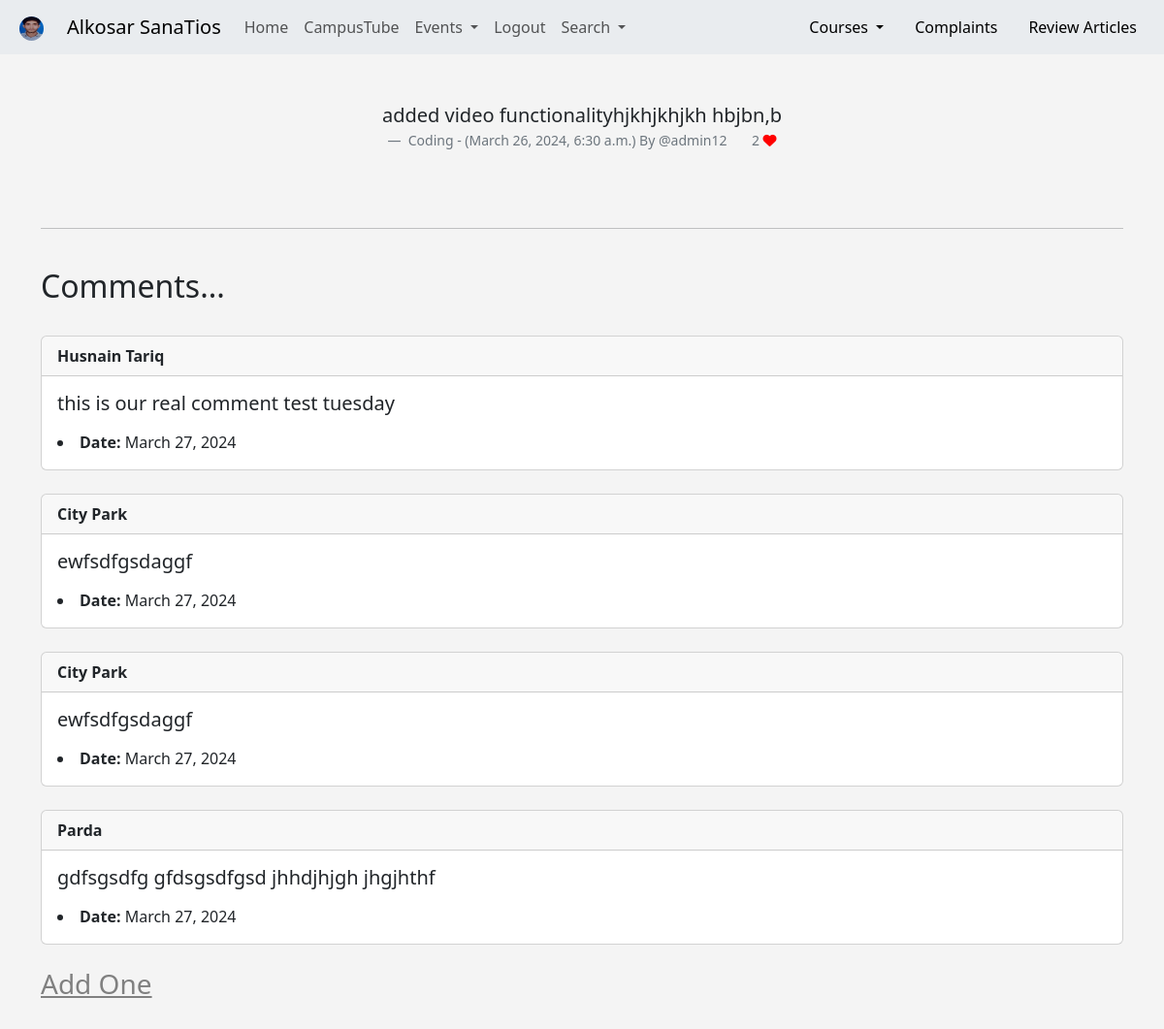
/meep_show/53 (signed in), run on the app's committed database.
### home/models.py (models this page shows, shortened)
class Profile(models.Model):
    user = models.OneToOneField(User, on_delete=models.CASCADE)
    follows = models.ManyToManyField("self",
    related_name = "followed_by",
    symmetrical= False,
    blank=True)
    date_modified = models.DateTimeField(User, auto_now = True)
    profile_image = models.ImageField(null = True, blank = True, upload_to = 'profile-images/')
    profile_bio = models.CharField(null=True, blank=True, max_length=500)
    homepage_link = models.CharField(null=True, blank=True, max_length=200)
    facebook_link = models.CharField(null=True, blank=True, max_length=200)
    instagram_link = models.CharField(null=True, blank=True, max_length=200)
    linkdin_link = models.CharField(null=True, blank=True, max_length=200)

class Meep(models.Model):
    user = models.ForeignKey(User, related_name= "meeps",on_delete= models.DO_NOTHING)
    body = RichTextField(blank=True, null = True)
    created_at = models.DateTimeField(auto_now_add = True)
    likes = models.ManyToManyField(User, related_name = "meep_like", blank = True)
    category = models.CharField(max_length= 255, default='Entertainment')
    title = models.CharField(max_length=255, default = 'No Title')
    def number_of_likes(self):
        return self.likes.count()

class Comment(models.Model):
    post = models.ForeignKey(Meep, related_name="comments", on_delete= models.CASCADE )
    name = models.CharField(max_length= 255)
    body = models.TextField()
    date_added = models.DateField(auto_now_add= True)

### home/views.py (the view)
# urls.py: path('meep_show/<int:pk>', views.meep_show, name='meep_show'),
def meep_show(request, pk):
    meep = get_object_or_404(Meep, id=pk)
    if meep:
        return render(request, "home/meep_show.html", {'meep':meep})
    else:
        messages.success(request, 'That Meep Does Not Exist....!')
        return redirect('home')

### home/templates/home/meep_show.html (shortened to what this page needs)
{% extends 'home/base.html' %}
{% load static %}
{% block content %}
<br>
<div class="container-sm">
<figure class="text-center">
    <blockquote class="blockquote">
        <p>{{ meep.body|safe }}</p>
    </blockquote>
    <figcaption class="blockquote-footer">
        {{ meep.category }} -
        ({{ meep.created_at }}) By
        @{{ meep.user.username }}
        {{ meep.number_of_likes }}
        {% if user in meep.likes.all %}
        <a href=" {% url 'meep_like' meep.id %} ">
            <i class="fa-solid fa-heart" style="color:red"></i>
        </a>
        {% else %}
        <a href=" {% url 'meep_like' meep.id %} ">
            <i class="fa fa-heart-o" style="color:red"></i>
        </a>
        {% endif %}
    </figcaption>
</figure>
</div>
<br>
<br>
<hr>
<br>
<h2>Comments...</h2>
<br>
{% if not meep.comments.all %}
<h3>No Comments Yet...!<a href="{% url 'add_comment' meep.pk %}" style="color: gray;">Add One</a> </h3>
<br><br><br>
{% else %}
{% for comment in meep.comments.all %}
<div class="card">
    <div class="card-header">
        <strong> {{ comment.name }} </strong>
    </div>
    <div class="card-body">
        <h5 class="card-title"> <b></b> {{ comment.body }}</h5>
        <p class="card-text">
            <li class="card-text"><b> Date:</b> {{ comment.date_added}} </li>
    </div>
</div>
<br>
{% endfor %}
<h3><a href="{% url 'add_comment' meep.pk %}" style="color: gray;" >Add One</a> </h3>
<br><br><br>
{% endif %}
</div>
{% endblock content %}

### home/templates/home/navbar.html (shortened to what this page needs)
{% load static %}
<nav class="navbar navbar-expand-lg bg-body-secondary">
    <div class="container-fluid">
      {% if user.is_authenticated %}
      <ul class="navbar-nav ml-auto">
        <li class="nav-link navbar-brand">
          {% if user.profile.profile_image %}
          <a href="{% url 'profile' request.user.id %} "><img src="{{ user.profile.profile_image.url }}" class="rounded-circle" height="25" width="25" > </a>
          {% else %}
          <a href="{% url 'profile' request.user.id %} "><img src=" {% static 'images/20th.jpg' %} " width="25" height="25" class="rounded-circle"></a>
          {% endif %}
        </li>
      </ul>
      {% endif %}
      <a class="navbar-brand" href=" {% url 'campus' %} ">Alkosar SanaTios</a>
      <div class="collapse navbar-collapse" id="navbarSupportedContent">
        <ul class="navbar-nav me-auto mb-2 mb-lg-0">
          <li class="nav-item">
            <a class="nav-link" href=" {% url 'home' %} ">Home</a>
          </li>
          <li class="nav-item">
            <a class="nav-link" href=" {% url 'video' %} ">CampusTube</a>
          </li>
          <li class="nav-item dropdown">
            <a class="nav-link dropdown-toggle" href="#" role="button" data-bs-toggle="dropdown" aria-expanded="false">
              Events
            </a>
          </li>
            {% if user.is_authenticated %}
          <li class="nav-item">
            <a class="nav-link" href=" {% url 'logout' %} ">Logout</a>
          </li>
          {% else %}
          <li class="nav-item">
            <a class="nav-link" href=" {% url 'login' %} ">Login</a>
          </li>
          {% endif %}
          <li class="nav-item dropdown">
            <a class="nav-link dropdown-toggle" href="#" role="button" data-bs-toggle="dropdown" aria-expanded="false">
              Search
            </a>
              </li>
            </ul>
        <ul class="nav justify-content-end">
          <li class="nav-item dropdown ">
            <a class="nav-link dropdown-toggle" href="#" role="button" data-bs-toggle="dropdown" aria-expanded="false" style="color: black;">
              Courses
            </a>
          </li>
          <li class="nav-item">
            <a class="nav-link" href=" {% url 'complaint' %} " style="color: black;" >Complaints</a>
          </li>
          <li class="nav-item">
            <a class="nav-link" href=" {% url 'add-event' %}" style="color:black;" >Review Articles</a>
          </li>
        </ul>
      </div>
     </div>
</nav>

### home/templates/home/base.html (style rules this page uses)
body { background: #f4f4f4; }

### data on the page
Meep: body "added video functionalityhjkhjkhjkh hbjbn,b", category "Coding", created_at "March 26, 2024, 6:30 a.m.", user.username "admin12", number_of_likes "2"
Comment: name "Husnain Tariq", body "this is our real comment test tuesday", date_added "March 27, 2024"
Comment: name "City Park", body "ewfsdfgsdaggf", date_added "March 27, 2024"
Comment: name "City Park", body "ewfsdfgsdaggf", date_added "March 27, 2024"
Comment: name "Parda", body "gdfsgsdfg gfdsgsdfgsd jhhdjhjgh jhgjhthf", date_added "March 27, 2024"
